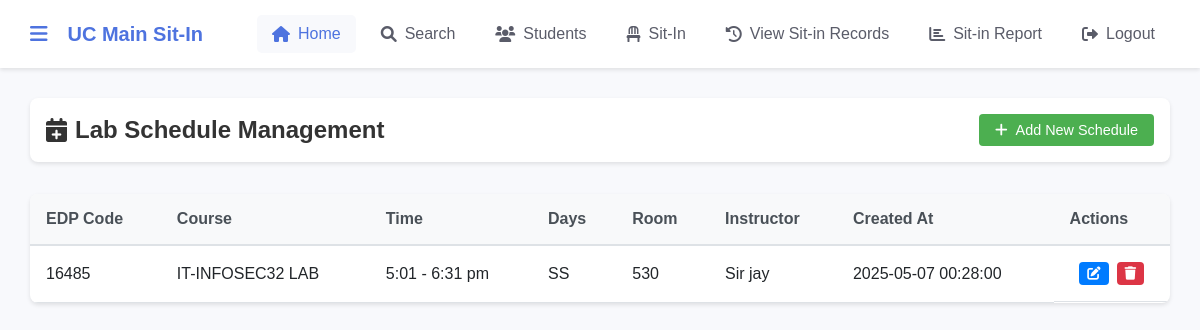
The page /admin/upload-lab-schedule (signed in) on the database as committed earlier.
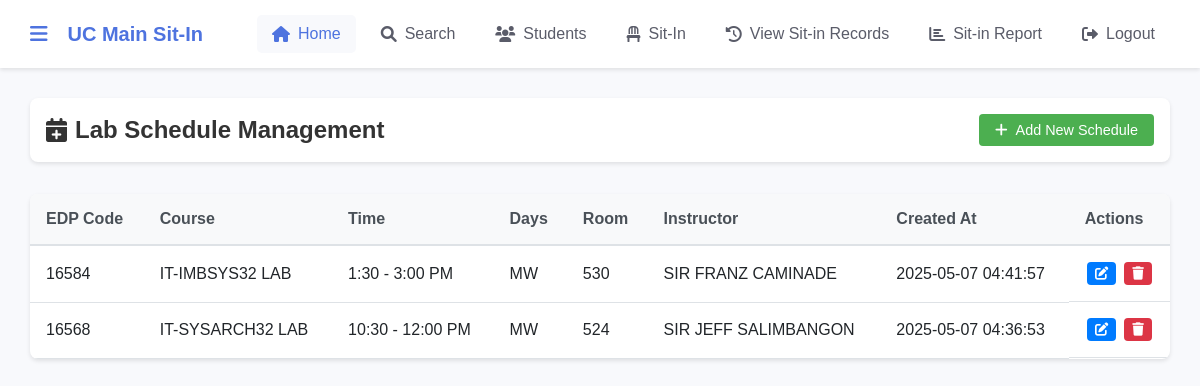
The same page on the database as committed later.
### tables this page shows
CREATE TABLE lab_schedules (
            id INTEGER PRIMARY KEY AUTOINCREMENT,
            edp_code VARCHAR(20) NOT NULL,
            course VARCHAR(100) NOT NULL,
            time VARCHAR(50) NOT NULL,
            days VARCHAR(20) NOT NULL,
            room VARCHAR(20) NOT NULL,
            instructor VARCHAR(100) NOT NULL,
            created_at TIMESTAMP DEFAULT CURRENT_TIMESTAMP
        );

### app.py (the view, shortened to what this page needs)
@app.route('/admin/upload-lab-schedule', methods=['GET', 'POST'])
@admin_required
def upload_lab_schedule():
    conn = sqlite3.connect(DATABASE)
    cursor = conn.cursor()
    cursor.execute('''
        SELECT edp_code, course, time, days, room, instructor, created_at
        FROM lab_schedules
        ORDER BY created_at DESC
    ''')
    schedules = [
        {
            'edp_code': row[0],
            'course': row[1],
            'time': row[2],
            'days': row[3],
            'room': row[4],
            'instructor': row[5],
            'created_at': row[6]
        }
        for row in cursor.fetchall()
    ]
    conn.close()
    return render_template('upload_lab_schedule.html', schedules=schedules)

### app.py (called while the page is built)
def admin_required(f):
    @wraps(f)
    def decorated_function(*args, **kwargs):
        if session.get('role') != 'admin':
            return redirect(url_for('login', error="You do not have permission to access this page."))
        return f(*args, **kwargs)
    return decorated_function

### templates/upload_lab_schedule.html (shortened to what this page needs)
<!DOCTYPE html>
<html lang="en">
<head>
    <link rel="stylesheet" href="{{ url_for('static', filename='admin-dashboard.css') }}">
    <link rel="stylesheet" href="{{ url_for('static', filename='upload-lab-schedule.css') }}">
    <link rel="stylesheet" href="https://cdnjs.cloudflare.com/ajax/libs/font-awesome/6.0.0/css/all.min.css">
</head>
<body>
    <nav class="navbar">
        <div class="nav-left">
            <button class="menu-toggle" onclick="toggleSidebar()">
                <i class="fas fa-bars"></i>
            </button>
            <div class="logo-text">UC Main Sit-In</div>
        </div>
        <ul class="nav-links">
            <li><a href="{{ url_for('admin_dashboard') }}" class="active"><i class="fas fa-home"></i> Home</a></li>
            <li>
                <a href="#" onclick="toggleSearch()"><i class="fas fa-search"></i> Search</a>
            </li>
            <li><a href="{{ url_for('admin_students') }}"><i class="fas fa-users"></i> Students</a></li>
            <li><a href="{{ url_for('admin_sitin') }}"><i class="fas fa-chair"></i> Sit-In</a></li>
            <li><a href="{{ url_for('admin_sitin_records') }}"><i class="fas fa-history"></i> View Sit-in Records</a></li>
            <li><a href="{{ url_for('admin_sitin_report') }}"><i class="fas fa-chart-bar"></i> Sit-in Report</a></li>
            <li><a href="{{ url_for('logout') }}"><i class="fas fa-sign-out-alt"></i> Logout</a></li>
        </ul>
    </nav>
    <div class="main-content">
        <div class="content-header">
            <h2><i class="fas fa-calendar-plus"></i> Lab Schedule Management</h2>
            <button class="add-schedule-btn" onclick="openAddModal()">
                <i class="fas fa-plus"></i> Add New Schedule
            </button>
        </div>
        <div class="schedule-table-container">
            <table class="schedule-table">
                <thead>
                    <tr>
                        <th>EDP Code</th>
                        <th>Course</th>
                        <th>Time</th>
                        <th>Days</th>
                        <th>Room</th>
                        <th>Instructor</th>
                        <th>Created At</th>
                        <th>Actions</th>
                    </tr>
                </thead>
                <tbody>
                    {% if schedules %}
                        {% for schedule in schedules %}
                        <tr>
                            <td>{{ schedule.edp_code }}</td>
                            <td>{{ schedule.course }}</td>
                            <td>{{ schedule.time }}</td>
                            <td>{{ schedule.days }}</td>
                            <td>{{ schedule.room }}</td>
                            <td>{{ schedule.instructor }}</td>
                            <td>{{ schedule.created_at }}</td>
                            <td class="actions">
                                <button class="edit-btn" onclick="editSchedule('{{ schedule.edp_code }}')">
                                    <i class="fas fa-edit"></i>
                                </button>
                                <button class="delete-btn" onclick="deleteSchedule('{{ schedule.edp_code }}')">
                                    <i class="fas fa-trash"></i>
                                </button>
                            </td>
                        </tr>
                        {% endfor %}
                    {% else %}
                        <tr>
                            <td colspan="8" class="no-data">No schedules available</td>
                        </tr>
                    {% endif %}
                </tbody>
            </table>
        </div>
    </div>
</body>
</html>

Rows that differ between the two databases and show on the page:
removed lab_schedules: edp_code "16485", course "IT-INFOSEC32 LAB", time "5:01 - 6:31 pm", days "SS", room "530", instructor "Sir jay", created_at "2025-05-07 00:28:00"
added lab_schedules: edp_code "16584", course "IT-IMBSYS32 LAB", time "1:30 - 3:00 PM", days "MW", room "530", instructor "SIR FRANZ CAMINADE", created_at "2025-05-07 04:41:57"
added lab_schedules: edp_code "16568", course "IT-SYSARCH32 LAB", time "10:30 - 12:00 PM", days "MW", room "524", instructor "SIR JEFF SALIMBANGON", created_at "2025-05-07 04:36:53"
